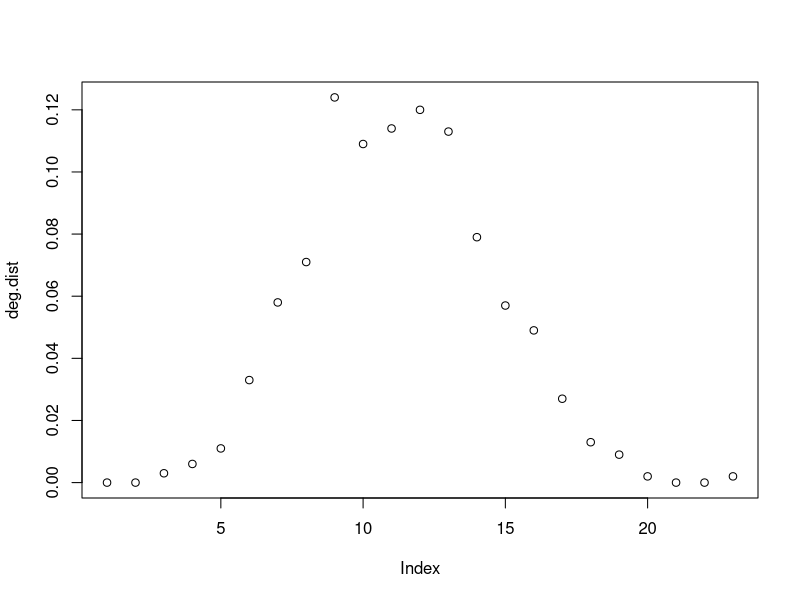
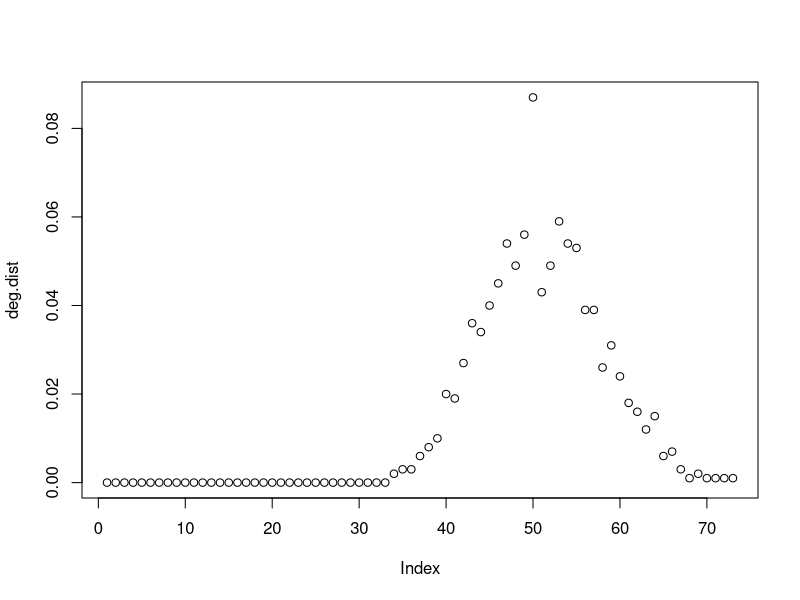
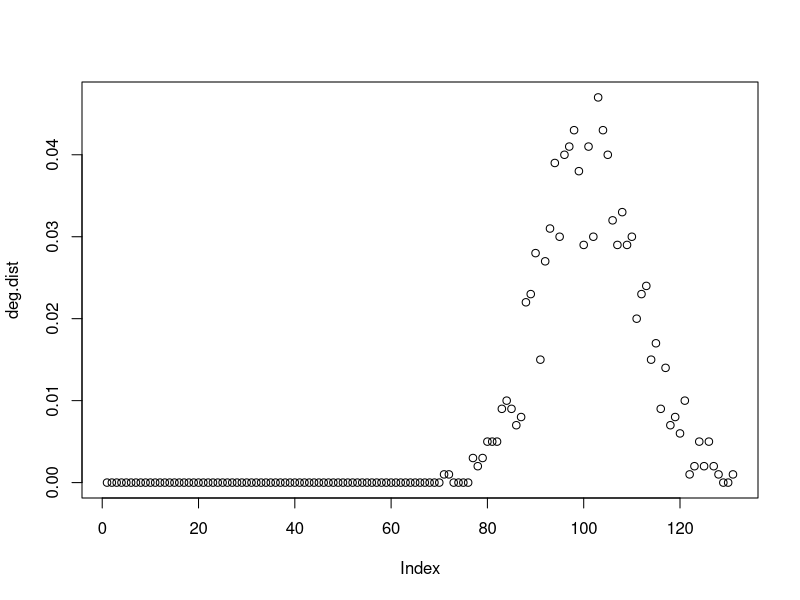

Recreate these plots in R, in order.
#######################################################
# EE232E Homework 1
# 	Kyeong Ho Moon (104617357)
# 	Duckha Hwang   ()
# April 13, 2016
#######################################################


#######################################################
##### 0. load data
library(igraph)

#######################################################
##### 1(a) and (b)
n = 1000 # number of nodes
p_vec = c(0.01, 0.05, 0.1) # vector of the probability for drawing an edge between two arbitrary vertices

for (p in p_vec) {
	g_1a <- erdos.renyi.game(n, p, type=c("gnp"), directed = FALSE)
	deg.dist = degree_distribution(g_1a)
	plot(deg.dist)
	print(is.connected(g_1a))
	print(diameter(g_1a, directed=FALSE,unconnected=))
	
	cat ("Press [enter] to continue")
	line <- readline()
	}

#######################################################
##### 1(c)
p = 0.01
count = 100
n_loop = 20

while (count > 0) {
	p = p - 0.001
	count = 0
	for (i in 1:n_loop) {
		g_1c <- erdos.renyi.game(n, p, type=c("gnp"), directed=FALSE)
		if (is.connected(g_1c)) {
			count = count + 1
		}
	}
	print(c(p, count))
}
print(p)



